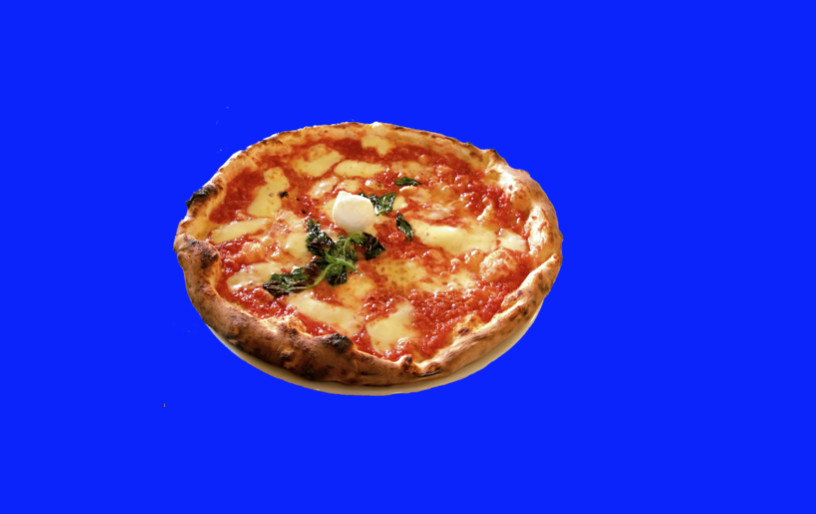
#> input picture images/pizza_bluescreen.jpg, 816 x 514 px
$ python vision.py
#> lines starting #> are read from the running program, lines starting #| are printed output that depends on the picture; after the words box and inside, x2 and y2 are one past the last pixel; in counts of white or black regions, pixels touching at a corner belong together
import numpy as np
import matplotlib.image as mpimg  # for reading in images
import matplotlib.pyplot as plt
import cv2

# image = mpimg.imread('images/wa_state_highway.jpg')
#
# #plt.imshow(image)
#
# # Isolate RGB channels
# r = image[:, :, 1]
# image[:, :, 0] = 0
# image[:, :, 2] = 0
#
# g = image[:, :, 1]
# b = image[:, :, 2]
#
# print(image[1100,3000 , 1])
#
# plt.imshow(b)
#
# # Visualize the individual color channels
# f, (ax1, ax2, ax3) = plt.subplots(1, 3, figsize=(20,10))
# ax1.set_title('R channel')
# ax1.imshow(image)
# ax2.set_title('G channel')
# ax2.imshow(g, cmap='gray')
# ax3.set_title('B channel')
# ax3.imshow(b, cmap='gray')


######################################################################


image = cv2.imread('images/pizza_bluescreen.jpg')
#> image is the input picture: shape (514, 816, 3); mean B, G, R 214.8, 51.2, 44.9

# Print out the type of image data and its dimensions (height, width, and color)
print('This image is:', type(image),
      ' with dimensions:', image.shape)
#| This image is: <class 'numpy.ndarray'>  with dimensions: (514, 816, 3)

# Make a copy of the image
image_copy = np.copy(image)

# Change color to RGB (from BGR)
image_copy = cv2.cvtColor(image_copy, cv2.COLOR_BGR2RGB)

# Display the image copy
# plt.imshow(image_copy)
# plt.show()


lower_blue = np.array([0, 0, 235])
upper_blue = np.array([250, 250, 255])

mask = cv2.inRange(image_copy, lower_blue, upper_blue)
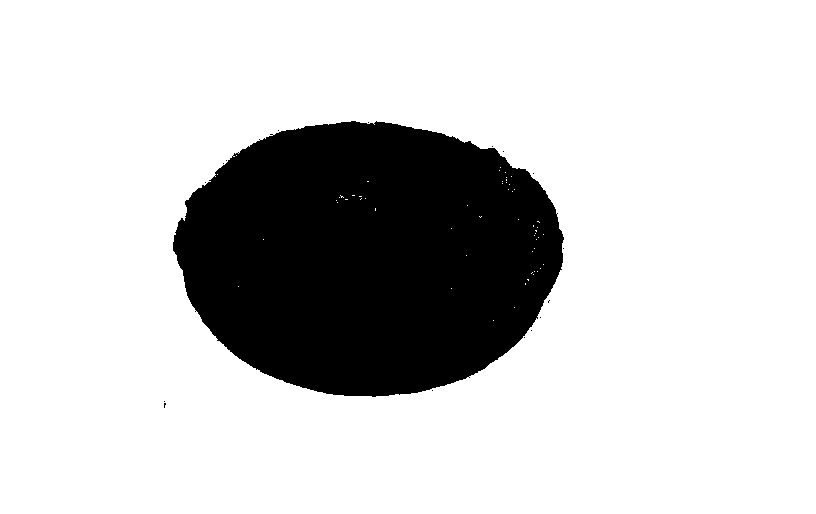
#> mask: shape (514, 816); 80.2% white; 17 black regions (16 under 20 px), largest, box (x1, y1, x2, y2) and area: (173, 121, 564, 397) 83219

# Visualize the mask
plt.imshow(mask, cmap='gray')


masked_image = np.copy(image_copy)

masked_image[mask != 0] = [0, 0, 0]
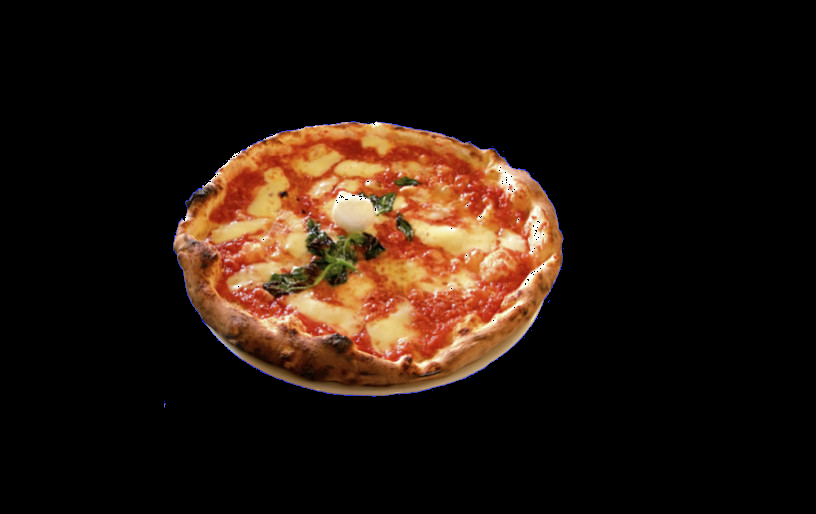
#> masked_image: shape (514, 816, 3); mean R, G, B 36, 22.3, 13.6

# Display it!
plt.imshow(masked_image)
plt.show()
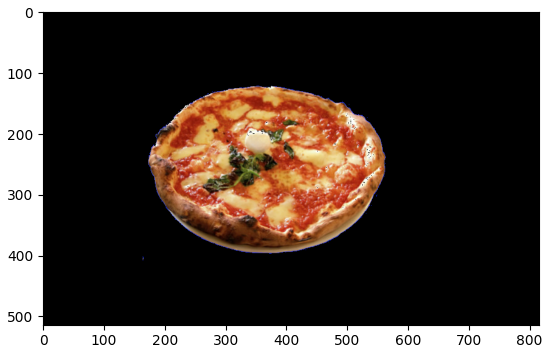
#> figure drawn by matplotlib, 1 panel
